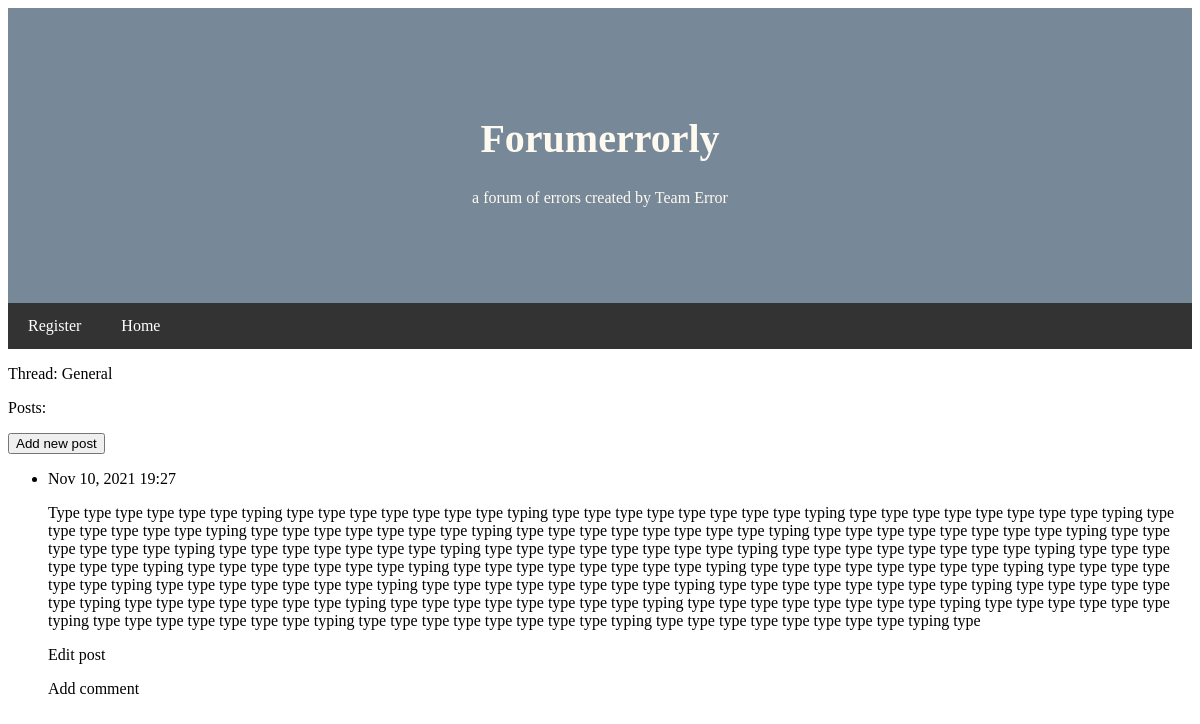
/threads/1/, run on an earlier commit of the app's database.
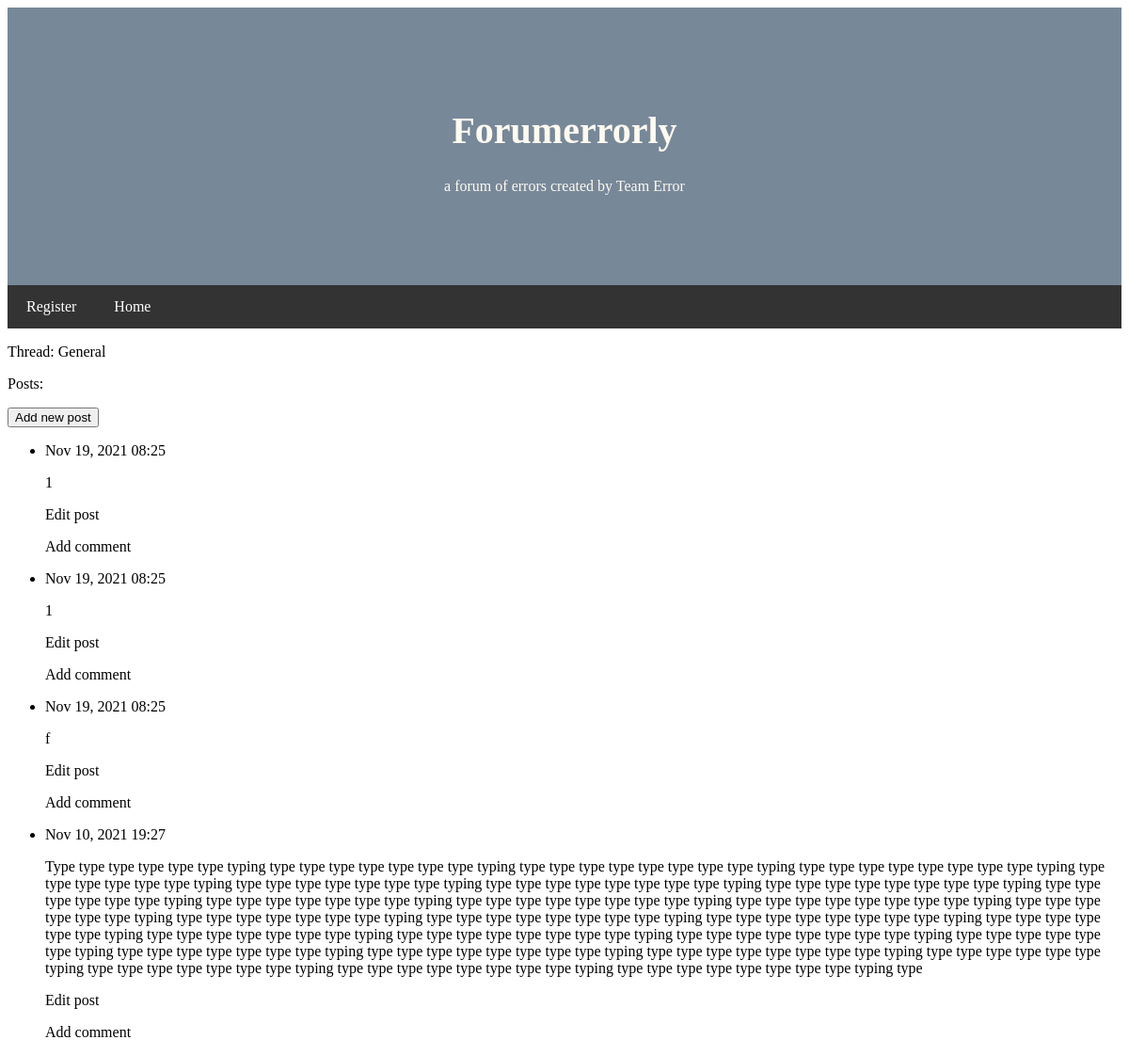
And on a later commit of the database.
### fe_app/models.py (models this page shows, shortened)
class Thread(models.Model):
    text = models.CharField(max_length=200)                 # can add more fields here later! check Django Model Field Ref
    date_added = models.DateTimeField(auto_now_add=True)
    def __str__(self):
        return self.text

class Post(models.Model):
    thread = models.ForeignKey(Thread, on_delete=models.CASCADE)  # connects post to thread, deletes entire thread
    text = models.TextField()   # no char limit for posts
    date_added = models.DateTimeField(auto_now_add=True)    # shows timestamp for post
    """ May not need this!
    class Meta:
        # Extra information for managing Post model.
    """

### fe_app/views.py (the view)
# urls.py: path('threads/<int:thread_id>/', views.thread, name='thread'),  # page for a single thread
def thread(request, thread_id):
    thread = Thread.objects.get(id=thread_id)
    posts = thread.post_set.order_by('-date_added')  # get all posts under thread
    context = {'thread': thread, 'posts': posts}
    return render(request, 'fe_app/thread.html', context)

### fe_app/templates/fe_app/thread.html (shortened to what this page needs)
{% extends "fe_app/base.html" %}
{% block content %}
<!DOCTYPE html>
<html>
<head>
    <p>Thread: {{ thread }}</p>
    <p>Posts:</p>
    <p>
        <button><a href="{% url 'fe_app:new_post' thread.id %}">Add new post</a></button>
    </p>
    <ul>
    {% for post in posts %}
        <li>
            <p>{{ post.date_added|date:'M d, Y H:i' }}</p>
            <p>{{ post.text|linebreaks }}</p>
            <p>
                <a href="{% url 'fe_app:edit_post' post.id %}">Edit post</a>
            </p>
            <p>
                <a href="{% url 'fe_app:new_comment' post.id %}">Add comment</a>
            </p>
        </li>
    {% empty %}
        <li>No posts for this thread have been created yet. Make a post!</li>
    {% endfor %}
    </ul>
</head>
</html>
{% endblock content %}

### fe_app/templates/fe_app/base.html (shortened to what this page needs)
<html lang="en">
<head>
</head>
<body>
    <div class = "header">
        <h1>Forumerrorly</h1>
        <p>a forum of errors created by Team Error</p>
    </div>
    <div class="navbar">
        {% if user.is_authenticated %}
          <a href="{% url 'fe_app:threads' %}">Home</a>
          <a href="{% url 'users:login' %}" class="right">Logout</a>
        {% else %}
          <a href="{% url 'users:register' %}">Register</a>
          <a href="{% url 'users:login' %}">Home</a>
        {% endif %}
      </div>
</body>
</html>
{% block content %}{% endblock content %}

### fe_app/templates/fe_app/base.html (style rules this page uses)
body { font-family: Corsiva; }
.header { padding : 80px; text-align: center; background: #778899; color: #FFFAF0; }
.header h1 { font-size: 40px; }
.navbar { overflow: hidden; background-color: #333; }
.navbar a { float: left; display: block; color: white; text-align: center; padding: 14px 20px; text-decoration: none; }

### fe_app/templates/fe_app/thread.html (style rules this page uses)
a { text-decoration: none; color : inherit }

What changed in the data, as far as the page shows it:
added Post: date_added "Nov 19, 2021 08:25", text "1"
added Post: date_added "Nov 19, 2021 08:25", text "1"
added Post: date_added "Nov 19, 2021 08:25", text "f"
